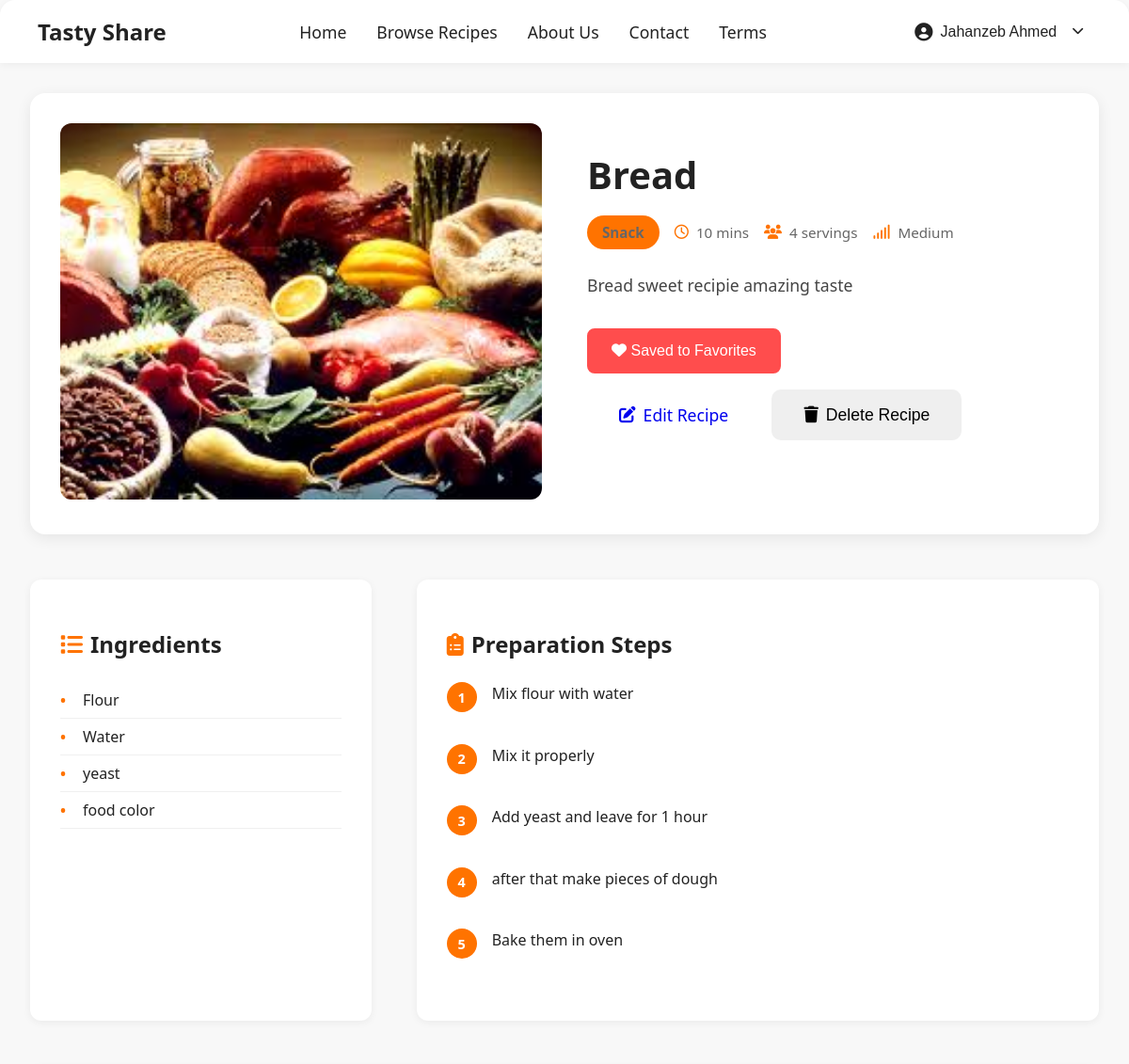
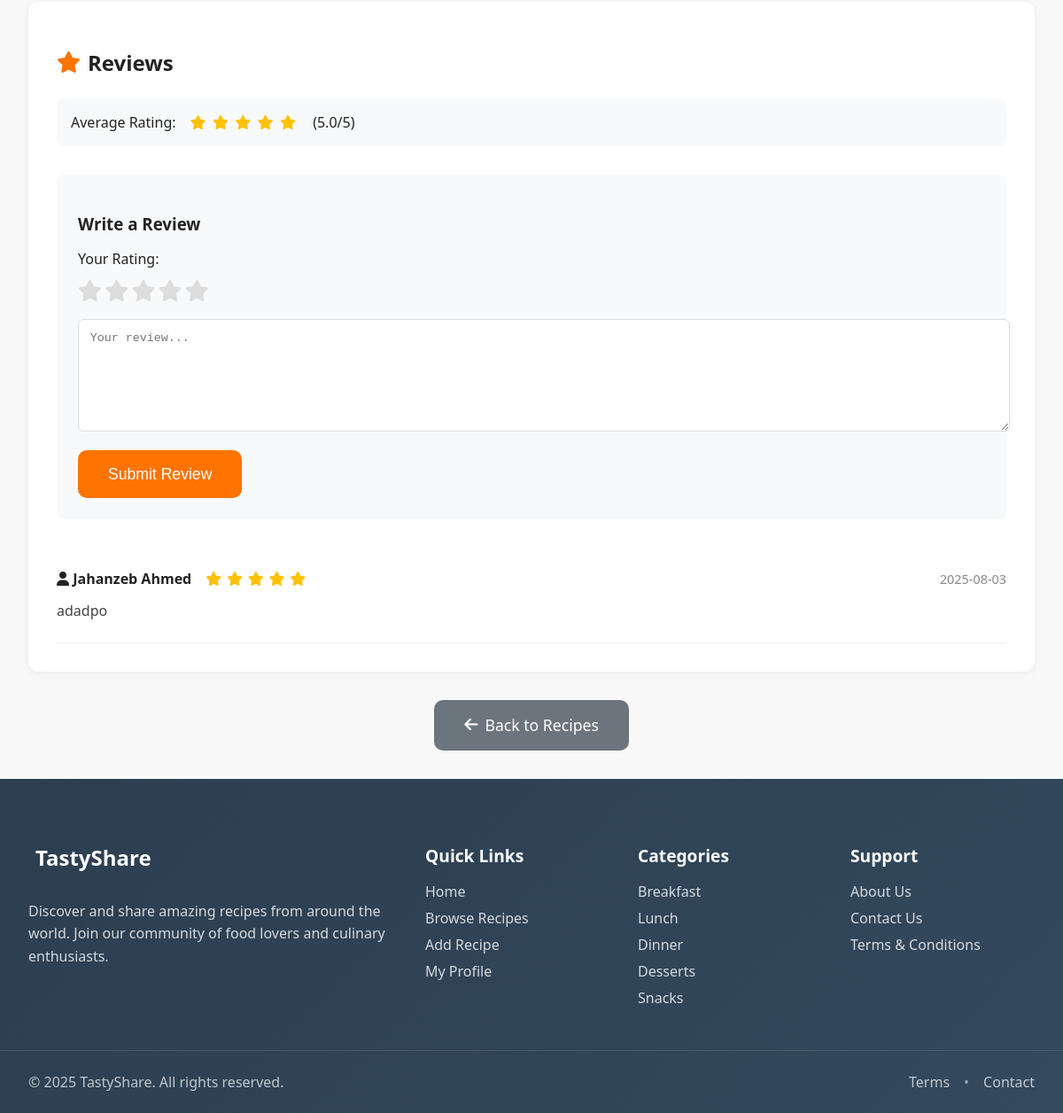
Page /recipe/4 (signed in) on the committed database (2 pictures, top to bottom).
### models.py (models this page shows, shortened)
class User(db.Model):
    id = db.Column(db.Integer, primary_key=True)
    email = db.Column(db.String(120), unique=True, nullable=False)
    password = db.Column(db.String(200), nullable=False)
    role = db.Column(db.String(10), default='User')
    name = db.Column(db.String(100))
    blocked = db.Column(db.Boolean, default=False)

class Recipe(db.Model):
    id = db.Column(db.Integer, primary_key=True)
    title = db.Column(db.String(200), nullable=False)
    description = db.Column(db.Text, nullable=False)
    ingredients = db.Column(db.Text, nullable=False)
    steps = db.Column(db.Text, nullable=False)
    category = db.Column(db.String(50))
    cooking_time = db.Column(db.Integer)
    servings = db.Column(db.Integer)
    difficulty = db.Column(db.String(20))
    image_url = db.Column(db.String(300))
    user_id = db.Column(db.Integer, db.ForeignKey('user.id'))
    user = db.relationship('User', backref='recipes')
    approved = db.Column(db.Boolean, default=False)
    dietary_preference = db.Column(db.String(20))
    popularity = db.Column(db.Integer, default=0)
    created_at = db.Column(db.DateTime, default=datetime.utcnow)
    is_published = db.Column(db.Boolean, default=True)
    is_reported = db.Column(db.Boolean, default=False)

class Review(db.Model):
    id = db.Column(db.Integer, primary_key=True)
    user_id = db.Column(db.Integer, db.ForeignKey('user.id'))
    recipe_id = db.Column(db.Integer, db.ForeignKey('recipe.id'))
    rating = db.Column(db.Integer, nullable=False)
    text = db.Column(db.Text)
    timestamp = db.Column(db.DateTime, default=datetime.utcnow)
    approved = db.Column(db.Boolean, default=True)
    notification_sent = db.Column(db.Boolean, default=False)
    __table_args__ = (db.UniqueConstraint('user_id', 'recipe_id', name='unique_review'),)
    user = db.relationship('User', backref='reviews')
    recipe = db.relationship('Recipe', backref='recipe_reviews')

### app.py (the view, shortened to what this page needs)
@app.route('/recipe/<int:recipe_id>')
def recipe_detail(recipe_id):
    user_id = None
    user = None
    is_admin = False
    if 'user_id' in session:
        user_id = session['user_id']
        user = User.query.get(user_id)
        is_admin = user and user.role == 'Admin'
    if not user_id:
        flash('Please log in to view recipe details', 'info')
        session['next_url'] = request.url
        return redirect(url_for('login'))
    recipe = Recipe.query.get_or_404(recipe_id)
    recipe.popularity += 1
    db.session.commit()
    is_owner = user_id == recipe.user_id if user_id else False
    if is_admin:
        reviews = Review.query.filter_by(recipe_id=recipe_id).order_by(Review.timestamp.desc()).all()
    else:
        reviews = Review.query.filter_by(recipe_id=recipe_id, approved=True).order_by(Review.timestamp.desc()).all()
    avg_rating = round(sum(r.rating for r in reviews) / len(reviews), 1) if reviews else None
    user_review = None
    is_favorited = False
    if user_id:
        user_review = Review.query.filter_by(user_id=user_id, recipe_id=recipe_id).first()
        is_favorited = Favourite.query.filter_by(user_id=user_id, recipe_id=recipe_id).first() is not None
    return render_template('recipe_detail.html',
                         recipe=recipe,
                         is_owner=is_owner,
                         reviews=reviews,
                         avg_rating=avg_rating,
                         user_review=user_review,
                         is_admin=is_admin,
                         is_favorited=is_favorited)

### app.py (called while the page is built, shortened)
@app.context_processor
def inject_user():
    from flask_jwt_extended import get_jwt_identity
    from datetime import datetime
    context = {
        'logged_in': False,
        'user_name': None,
        'csrf_token': generate_csrf,
        'now': datetime.utcnow(),
        'current_user': None
    }
    if 'user_id' in session:
        user = User.query.get(session['user_id'])
        if user:
            user.is_authenticated = True
            context.update({
                'logged_in': True,
                'user_name': user.name,
                'current_user': user
            })
    return context

### templates/recipe_detail.html (shortened to what this page needs)
{% extends "base.html" %}
{% block content %}
<main class="recipe-detail-container">
    <div class="recipe-header">
        <div class="recipe-image">
            <img src="{{ recipe.image_url or '/static/default_recipe.jpg' }}" alt="{{ recipe.title }}">
        </div>
        <div class="recipe-info">
            <h1>{{ recipe.title }}</h1>
            <div class="recipe-meta">
                <span class="category-badge">{{ recipe.category }}</span>
                <span class="cooking-time"><i class="fa-regular fa-clock"></i> {{ recipe.cooking_time }} mins</span>
                <span class="servings"><i class="fa fa-users"></i> {{ recipe.servings or 'N/A' }} servings</span>
                <span class="difficulty"><i class="fa fa-signal"></i> {{ recipe.difficulty or 'Medium' }}</span>
            </div>
            <p class="recipe-description">{{ recipe.description }}</p>
            {% if current_user.is_authenticated %}
            <button id="favoriteBtn" class="favorite-btn {% if is_favorited %}favorited{% endif %}">
                {% if is_favorited %}
                <i class="fa fa-heart"></i> Saved to Favorites
                {% else %}
                <i class="fa fa-heart-o"></i> Save to Favorites
                {% endif %}
            </button>
            {% endif %}
            {% if is_owner %}
            <div class="owner-actions">
                <a href="/edit-recipe/{{ recipe.id }}" class="btn btn-edit">
                    <i class="fa fa-edit"></i> Edit Recipe
                </a>
                <form action="/delete-recipe/{{ recipe.id }}" method="POST" style="display:inline;">
                    <button type="submit" class="btn btn-delete" onclick="return confirm('Delete this recipe?')">
                        <i class="fa fa-trash"></i> Delete Recipe
                    </button>
                </form>
            </div>
            {% endif %}
        </div>
    </div>
    <div class="recipe-content">
        <div class="ingredients-section">
            <h2><i class="fa fa-list"></i> Ingredients</h2>
            <ul class="ingredients-list">
                {% for item in recipe.ingredients.split('\n') %}
                <li>{{ item }}</li>
                {% endfor %}
            </ul>
        </div>
        <div class="instructions-section">
            <h2><i class="fa fa-clipboard-list"></i> Preparation Steps</h2>
            <ol class="instructions-list">
                {% for step in recipe.steps.split('\n') %}
                <li>{{ step }}</li>
                {% endfor %}
            </ol>
        </div>
    </div>
    <section class="reviews-section">
        <h2><i class="fa fa-star"></i> Reviews</h2>
        {% if avg_rating %}
        <div class="avg-rating">
            <span class="rating-text">Average Rating:</span>
            <div class="stars">
                {% for i in range(1,6) %}
                <i class="fa{% if i <= avg_rating|round(0, 'floor') %}s{% else %}-regular{% endif %} fa-star"></i>
                {% endfor %}
            </div>
            <span class="rating-value">({{ avg_rating }}/5)</span>
        </div>
        {% endif %}
        {% if session.user_id %}
            {% if user_review %}
            <form id="reviewForm" class="review-form" data-recipe-id="{{ recipe.id }}" data-is-update="true">
                <h3>Update Your Review</h3>
                <div class="rating-input">
                    <label>Your Rating:</label>
                    <div class="stars-input">
                        {% for i in range(1,6) %}
                        <input type="radio" id="star{{ i }}" name="rating" value="{{ i }}" {% if user_review.rating == i %}checked{% endif %} required>
                        <label for="star{{ i }}"><i class="fa fa-star"></i></label>
                        {% endfor %}
                    </div>
                </div>
                <textarea name="text" placeholder="Your review..." required>{{ user_review.text }}</textarea>
                <button type="submit" class="btn btn-primary">Update Review</button>
            </form>
            {% else %}
            <form id="reviewForm" class="review-form" data-recipe-id="{{ recipe.id }}" data-is-update="false">
                <h3>Write a Review</h3>
                <div class="rating-input">
                    <label>Your Rating:</label>
                    <div class="stars-input">
                        {% for i in range(1,6) %}
                        <label for="star{{ i }}"><i class="fa fa-star"></i></label>
                        {% endfor %}
                    </div>
                </div>
                <textarea name="text" placeholder="Your review..." required></textarea>
                <button type="submit" class="btn btn-primary">Submit Review</button>
            </form>
            {% endif %}
        {% else %}
        <div class="login-prompt">
            <p>Please <a href="{{ url_for('login') }}">login</a> to write a review.</p>
        </div>
        {% endif %}
        <div class="reviews-list">
            {% for review in reviews %}
            <div class="review-item {% if not review.approved %}pending-review{% endif %}">
                <div class="review-header">
                    <span class="review-author"><i class="fa fa-user"></i> {{ review.user.name if review.user else 'Unknown User' }}</span>
                    <div class="review-rating">
                        {% for i in range(1,6) %}
                        <i class="fa{% if i <= review.rating %}s{% else %}-regular{% endif %} fa-star"></i>
                        {% endfor %}
                    </div>
                    <span class="review-date">{{ review.timestamp.strftime('%Y-%m-%d') }}</span>
                </div>
                <div class="review-text">{{ review.text }}</div>
            </div>
            {% else %}
            <p class="no-reviews">No reviews yet. Be the first to review this recipe!</p>
            {% endfor %}
        </div>
    </section>
    <div class="back-link">
        <a href="/recipes" class="btn btn-secondary">
            <i class="fa fa-arrow-left"></i> Back to Recipes
        </a>
    </div>
</main>
{% endblock %}

### templates/base.html (shortened to what this page needs)
<!DOCTYPE html>
<html lang="en">
<head>
    <link rel="stylesheet" href="/static/style.css">
    <link rel="stylesheet" href="https://cdnjs.cloudflare.com/ajax/libs/font-awesome/6.4.0/css/all.min.css">
</head>
<body>
    <header class="navbar">
        <div class="logo">
            <a href="{{ url_for('home') }}" style="text-decoration: none; color: inherit;">
                <span>Tasty Share</span>
            </a>
        </div>
        <nav>
            <a href="{{ url_for('home') }}" {% if request.endpoint == 'home' %}class="active"{% endif %}>Home</a>
            <a href="{{ url_for('recipes') }}" {% if request.endpoint == 'recipes' %}class="active"{% endif %}>Browse Recipes</a>
            <a href="{{ url_for('about') }}" {% if request.endpoint == 'about' %}class="active"{% endif %}>About Us</a>
            <a href="{{ url_for('contact') }}" {% if request.endpoint == 'contact' %}class="active"{% endif %}>Contact</a>
            <a href="{{ url_for('terms') }}" {% if request.endpoint == 'terms' %}class="active"{% endif %}>Terms</a>
        </nav>
        {% if current_user.is_authenticated %}
        <div class="user-menu">
            <button class="user-menu-btn" onclick="toggleDropdown()">
                <i class="fas fa-user-circle"></i>
                <a href="{{ url_for('profile') }}" style="color: inherit; text-decoration: none;">
                    <span>{{ current_user.name or 'My Account' }}</span>
                </a>
                <i class="fas fa-chevron-down" style="font-size: 0.8rem; margin-left: 0.5rem;"></i>
            </button>
        </div>
        {% else %}
        <a href="{{ url_for('login') }}" class="login-btn">
            <i class="fas fa-sign-in-alt"></i> Login
        </a>
        {% endif %}
    </header>
    <main class="container">
        {% block content %}{% endblock %}
    </main>
    {% block footer %}
    <footer class="site-footer">
        <div class="footer-content">
            <div class="footer-section">
                <div class="footer-logo">
                    <h3>TastyShare</h3>
                </div>
                <p>Discover and share amazing recipes from around the world. Join our community of food lovers and culinary enthusiasts.</p>
            </div>
            <div class="footer-section">
                <h4>Quick Links</h4>
                <ul>
                    <li><a href="{{ url_for('home') }}">Home</a></li>
                    <li><a href="{{ url_for('recipes') }}">Browse Recipes</a></li>
                    {% if current_user and current_user.is_authenticated %}
                    <li><a href="{{ url_for('add_recipe') }}">Add Recipe</a></li>
                    <li><a href="{{ url_for('profile') }}">My Profile</a></li>
                    {% endif %}
                </ul>
            </div>
            <div class="footer-section">
                <h4>Categories</h4>
                <ul>
                    <li><a href="{{ url_for('recipes', category='Breakfast') }}">Breakfast</a></li>
                    <li><a href="{{ url_for('recipes', category='Lunch') }}">Lunch</a></li>
                    <li><a href="{{ url_for('recipes', category='Dinner') }}">Dinner</a></li>
                    <li><a href="{{ url_for('recipes', category='Dessert') }}">Desserts</a></li>
                    <li><a href="{{ url_for('recipes', category='Snack') }}">Snacks</a></li>
                </ul>
            </div>
            <div class="footer-section">
                <h4>Support</h4>
                <ul>
                    <li><a href="{{ url_for('about') }}">About Us</a></li>
                    <li><a href="{{ url_for('contact') }}">Contact Us</a></li>
                    <li><a href="{{ url_for('terms') }}">Terms & Conditions</a></li>
                </ul>
            </div>
        </div>
        <div class="footer-bottom">
            <div class="footer-bottom-content">
                <p>&copy; {{ now.year }} TastyShare. All rights reserved.</p>
                <div class="footer-links">
                    <a href="{{ url_for('terms') }}">Terms</a>
                    <span>•</span>
                    <a href="{{ url_for('contact') }}">Contact</a>
                </div>
            </div>
        </div>
    </footer>
    {% endblock %}
</body>
</html>

### rows in the picture
User: name "Jahanzeb Ahmed"
Recipe: image_url (picture), title "Bread", category "Snack", cooking_time "10", servings "4", difficulty "Medium", description "Bread sweet recipie amazing taste"
Review: user "Jahanzeb Ahmed", rating 5 (drawn), timestamp "2025-08-03", text "adadpo"

### other values in the picture
{{ item }} "Flour" "Water" "yeast" "food color"
{{ step }} "Mix flour with water" "Mix it properly" "Add yeast and leave for 1 hour" "after that make pieces of dough" "Bake them in oven"
{{ avg_rating }} "5.0"
